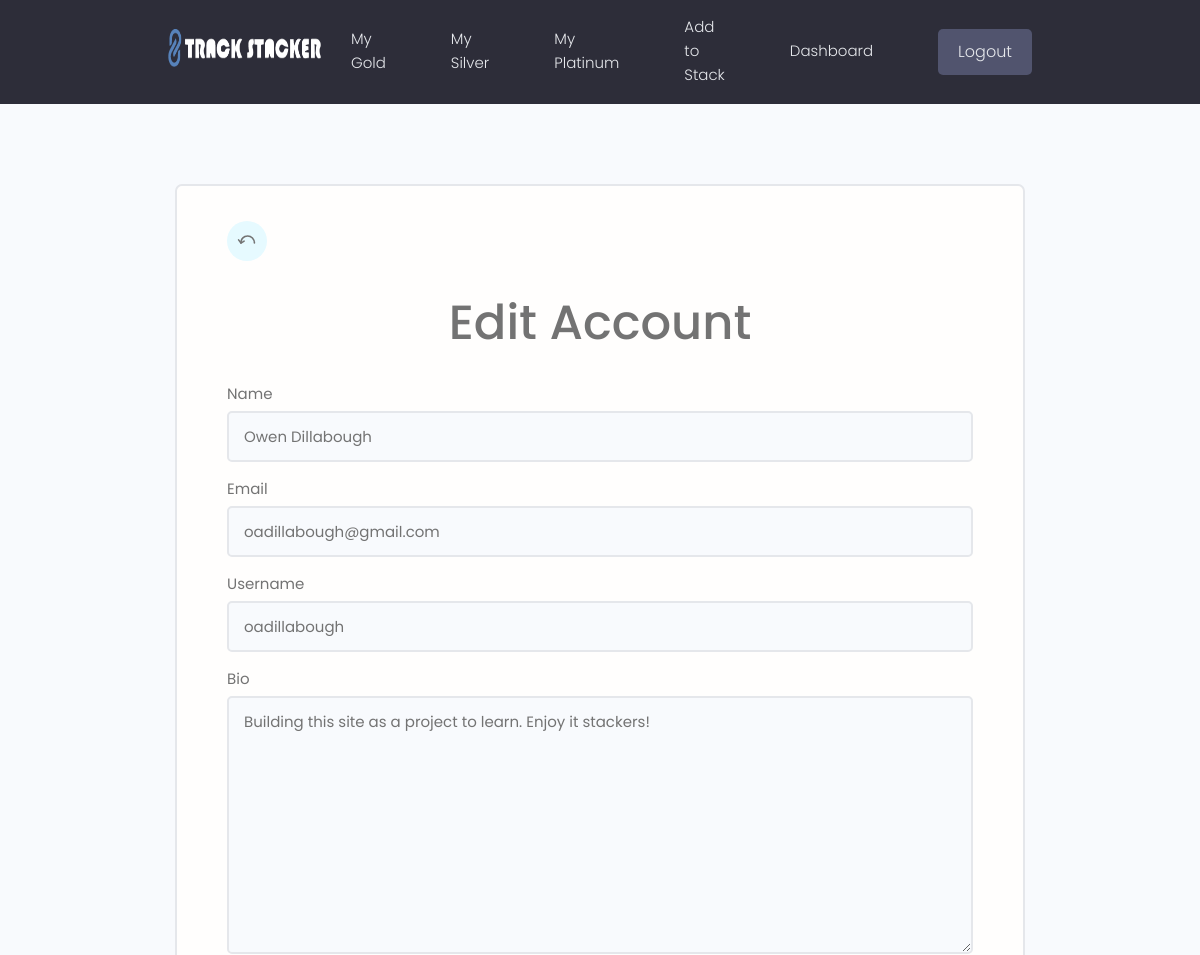
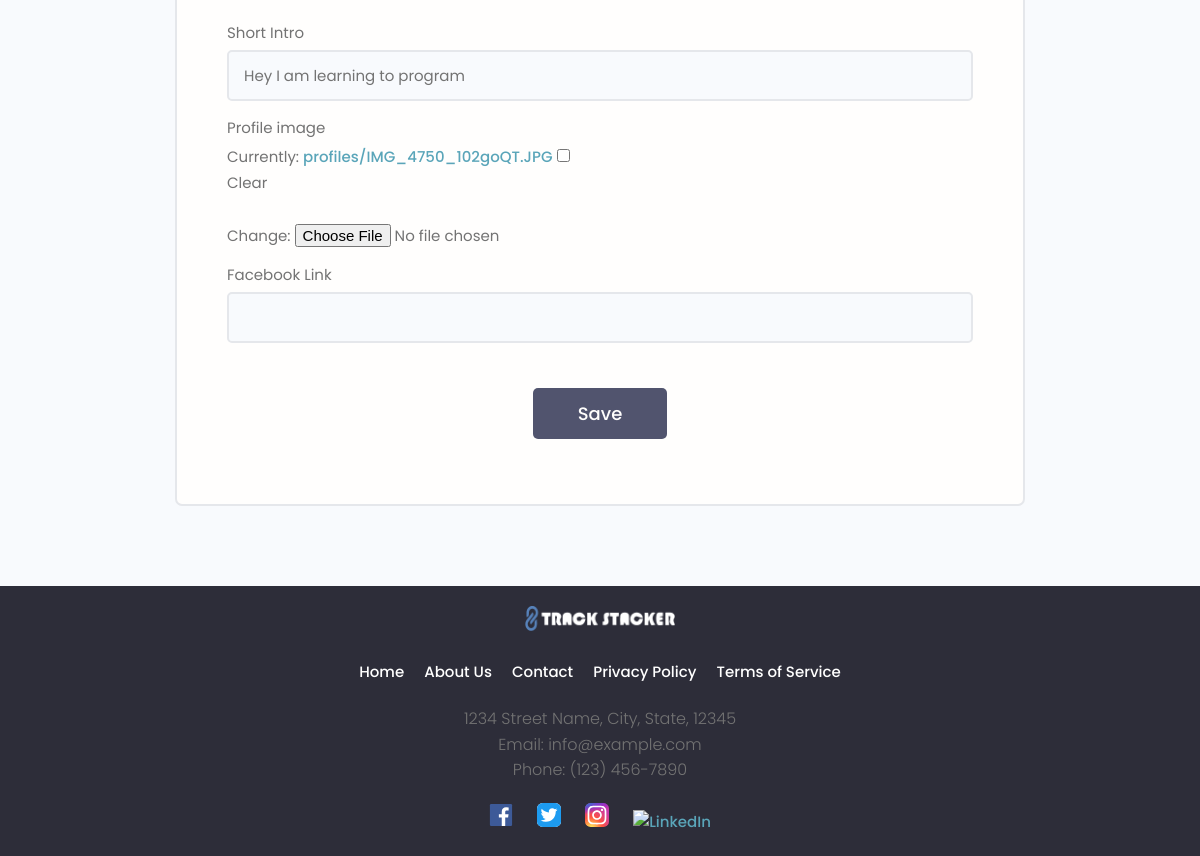
The page /users/edit-account/ (signed in) on the database its author committed (2 pictures, top to bottom).
### users/models.py (models this page shows)
class Profile(models.Model):
    user = models.OneToOneField(User, on_delete=models.CASCADE, null=True, blank=True)
    name = models.CharField(max_length=200, blank=True, null=True)
    email =models.EmailField(max_length=500, blank=True, null=True)
    username = models.CharField(max_length=200, blank=True, null=True)
    short_intro = models.CharField(max_length=500, blank=True, null=True)
    bio = models.TextField(blank=True, null=True)
    profile_image = models.ImageField(null=True, blank=True, upload_to='profiles/',
                                        default='profiles/user-default.png')
    social_facebook = models.CharField(max_length=200, blank=True, null=True)
    created = models.DateTimeField(auto_now_add=True)
    id = models.UUIDField(default=uuid.uuid4, unique=True, primary_key=True,
                            editable=False)
    def __str__(self):
        return str(self.user.username)

### users/views.py (the view)
# urls.py: path('edit-account/', views.editAccount, name="edit-account"),
@login_required(login_url='login-user')
def editAccount(request):
    profile = request.user.profile
    print("Profile retrieved:", profile)
    form = CustomProfileForm(instance = profile)
    print("Form data:", form)
    if request.method == 'POST':
        form = CustomProfileForm(request.POST, request.FILES, instance=profile)
        if form.is_valid():
            form.save()
            return redirect('profile', pk=profile.id)
    context = {'form': form, 'profile': profile}
    return render (request, 'users/profile_form.html', context)

### users/forms.py
class CustomProfileForm(ModelForm):
    class Meta:
        model = Profile
        fields = ['name', 'email', 'username', 'bio', 'short_intro',
        'profile_image', 'social_facebook']
        labels = {'name': 'Name', 'email': 'Email', 'username': 'Username',
                'bio': 'Bio', 'short_intro': 'Short Intro',
                'social_facebook': 'Facebook Link'}
    def __init__(self,*args, **kwargs):
        super(CustomProfileForm, self).__init__(*args, **kwargs)
        for name, field in self.fields.items():
            field.widget.attrs.update({'class': 'input'})

### users/templates/users/profile_form.html (shortened to what this page needs)
{% extends 'main.html' %}
{% block content %}
<body>
    <main class="formPage my-xl">
        <div class="content-box">
            <div class="formWrapper">
                <a class="backButton" href="{% url 'homepage' %}"><span class="icon-park-outline--back-one"></span></a>
                <br>
                <h1 class="form_header"> Edit Account</h1>
                <form method="POST" enctype="multipart/form-data" action ="{% url 'edit-account' %}">
                    {% for field in form %}
                    <div class="form__field">
                        <label for="formInput#text">{{field.label}} </label>
                        {{field}}
                    </div>
                    {% endfor %}
                    <div id="profile__forminput">
                        <input class="btn btn--sub btn--lg  my-md" type="submit" value="Save" />
                    </div>
                </form>
            </div>
        </div>
    </main>
</body>
{% endblock %}

### static/styles/app.css (style rules this page uses)
:root { --color-sub: #2d2d39; }
.btn--sub { background-color: var(--color-sub-light); }
.content-box { width: 95%; max-width: 85rem; margin: 0 auto; }
.backButton { background: var(--color-main-light); color: var(--color-main); width: 4rem; height: 4rem; display: flex; align-items: center; justify-content: center; border-radius: 50%; }
.formPage .formWrapper { list-style: none; background: var(--color-white); padding: 3.5rem 5rem; border: 2px solid var(--color-light); border-radius: 0.7rem; }

### static/uikit/styles/modules/_variables.css (style rules this page uses)
:root { --color-main: #5aa5b9; --color-main-light: #e6faff; --color-sub: #3f4156; --color-sub-light: #51546e; --color-sub-lighter: #ededfd; --color-text: #737373; --color-gray: #8b8b8b; --color-light: #e5e7eb; --color-light-gray: #767676; --color-bg: #f8fafd; --color-white: #fffefd; --color-white-light: #f3f3f3; --color-success: #359e64; --color-success-bg: #def8e8; --color-error: #fc4b0b; --color-error-bg: #fff2ee; --font-base: 'Poppins', arial, helvetica, 'Segoe UI', roboto, ubuntu, sans-serif; --font-monospace: 'Fira Code', 'Courier New', courier, monospace; --font-regular: 300; --font-medium: 500; --font-bold: 700; --generic-shadow: 1px 1px 5px #00000010; --generic-transition: all 0.3s ease-in-out; }

### static/uikit/styles/modules/_base.css (style rules this page uses)
* { margin: 0; padding: 0; box-sizing: border-box; text-rendering: optimizeLegibility; color: inherit; font-size: inherit; }
html { font-size: 50%; }
@media only screen and (min-width: 480px) { html { font-size: 56.25%; } }
@media only screen and (min-width: 1200px) { html { font-size: 62.5%; } }
body { line-height: 1.6; font-weight: 400; font-size: 1.5rem; color: var(--color-text); background-color: var(--color-bg); min-height: 100vh; }

### static/uikit/styles/modules/_typography.css (style rules this page uses)
* { font-family: var(--font-base); }
h1 { font-size: 4.8rem; font-weight: var(--font-medium); }
p, span, strong { font-size: 1.6rem; color: var(--color-text); font-weight: var(--font-regular); }
a { padding-bottom: 2px; text-decoration: none; display: inline-block; color: var(--color-main); font-weight: var(--font-medium); }

### static/uikit/styles/modules/_utilities.css (style rules this page uses)
.my-md { margin: 3rem auto; }
.my-xl { margin: 8rem auto; }

### static/uikit/styles/modules/_button.css (style rules this page uses)
.btn { display: inline-block; position: relative; cursor: pointer; background-color: var(--color-light); font-weight: var(--font-medium); color: var(--color-sub); text-decoration: none; padding: 1rem 2rem; border-radius: 0.5rem; border: none; width: -webkit-fit-content; width: -moz-fit-content; width: fit-content; height: -webkit-fit-content; height: -moz-fit-content; height: fit-content; font-size: 1.6rem; outline-width: 0; outline-color: transparent; -webkit-backface-visibility: hidden; backface-visibility: hidden; transition: all 0.3s ease-in-out; }
.btn--sub { background-color: var(--color-sub); color: var(--color-white); }
.btn--lg { font-size: 1.8rem; padding: 1.2rem 4.5rem; }

### static/uikit/styles/modules/_form.css (style rules this page uses)
.form__field { margin-top: 1.5rem; margin-bottom: 1.5rem; }
.form__label, .form__field > label { display: block; margin-bottom: 0.5rem; color: var(--color-text); }
input.input[type='text'], input.input[type='email'], input.input[type='password'], input.input[type='number'], textarea.input { min-width: 24rem; width: 100%; padding: 1.2rem 1.5rem; border-radius: 0.5rem; border: 2px solid var(--color-light); transition: all 0.3s ease-in-out; background-color: var(--color-bg); }
.form_header { text-align: center; margin-bottom: 20px; }
#profile__forminput { display: flex; justify-content: center; align-items: center; }

### rows shown on the page
Profile: form "Owen Dillabough" "oadillabough@gmail.com" "oadillabough" "Building this site as a project to learn. Enjoy it stackers!" "Hey I am learning to program"

### other values the page prints
{{ field.label }} "Name" "Email" "Username" "Bio" "Short Intro" "Profile image" "Facebook Link"
